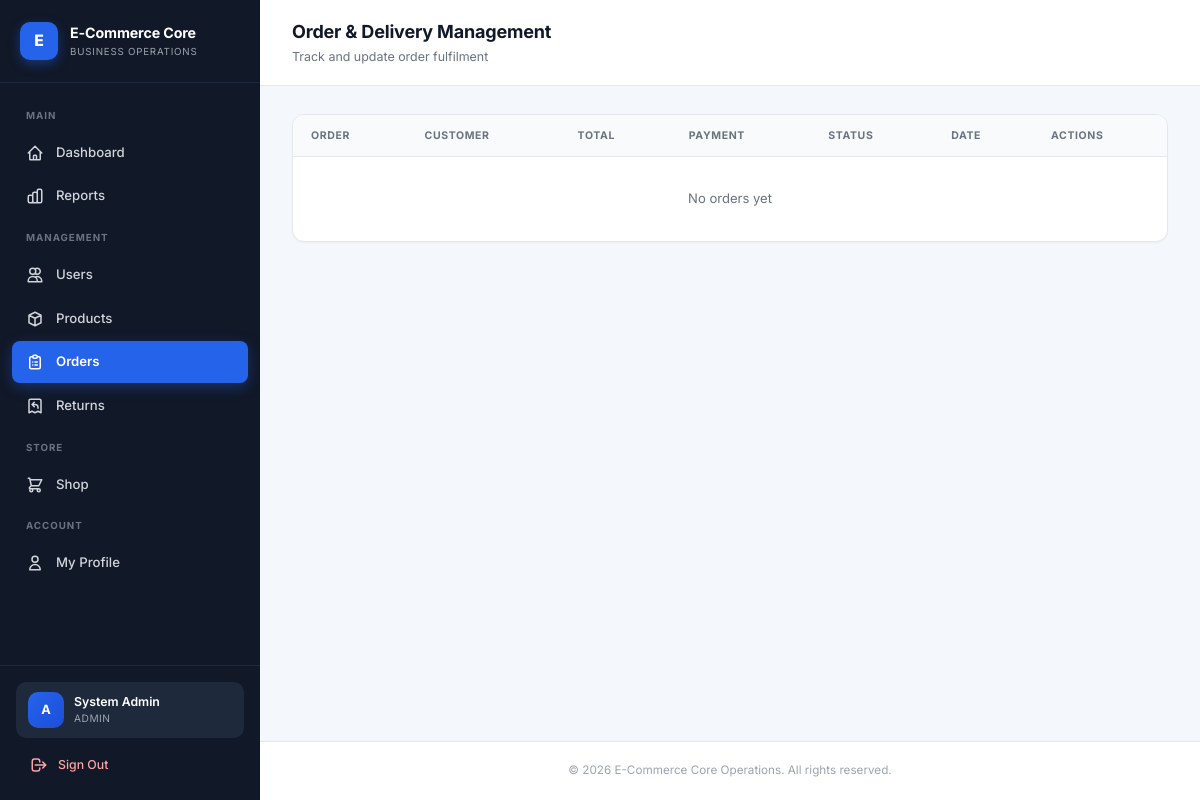
/modules/orders.php (signed in), run on an earlier commit of the app's database.
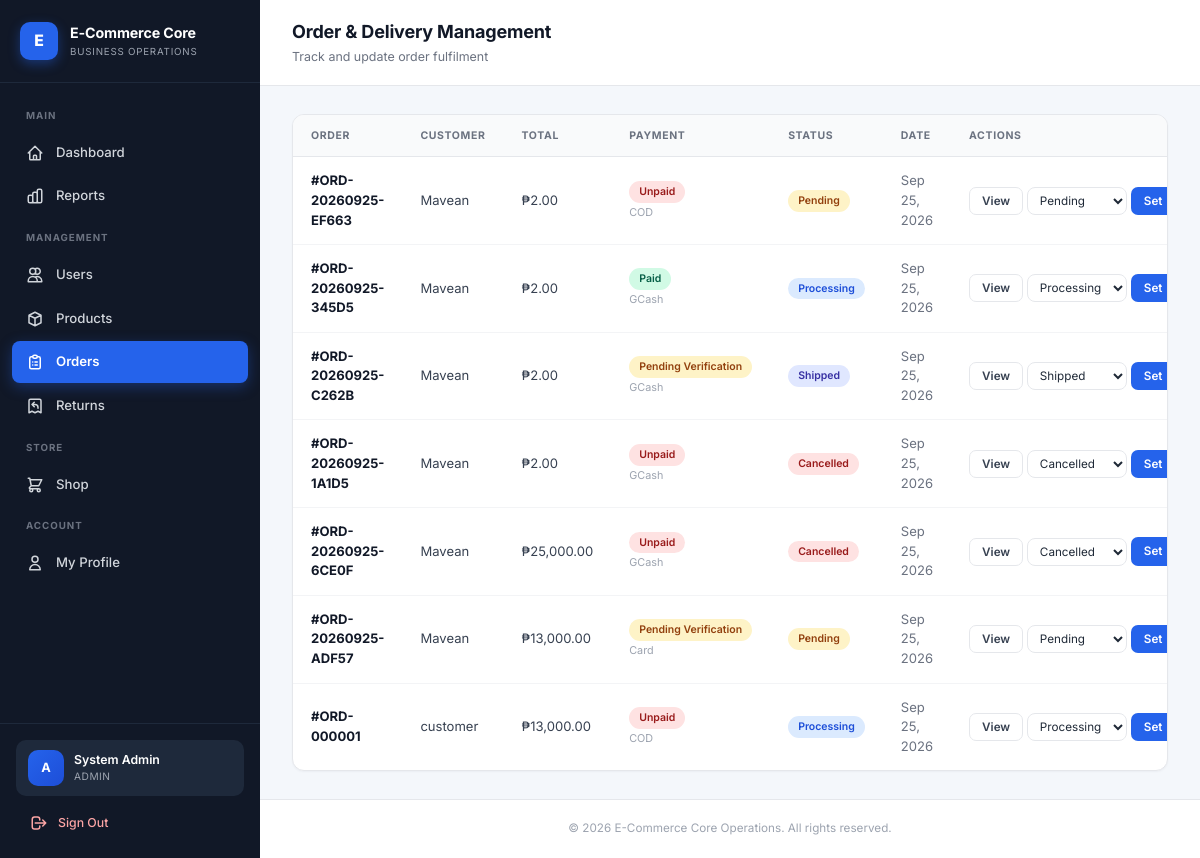
And on a later commit of the database.
### tables this page shows
CREATE TABLE `orders` (
  `id` int(11) NOT NULL,
  `order_number` varchar(20) DEFAULT NULL,
  `user_id` int(11) NOT NULL,
  `total_amount` decimal(10,2) NOT NULL,
  `status` enum('pending','processing','shipped','delivered','cancelled','returned') DEFAULT 'pending',
  `shipping_address` text DEFAULT NULL,
  `contact_phone` varchar(20) DEFAULT NULL,
  `notes` text DEFAULT NULL,
  `payment_method` varchar(50) DEFAULT 'COD',
  `delivery_option` varchar(50) DEFAULT 'standard',
  `delivery_fee` decimal(10,2) DEFAULT 0.00,
  `payment_status` enum('unpaid','pending_verification','paid','refunded') DEFAULT 'unpaid',
  `payment_reference` varchar(100) DEFAULT NULL,
  `payment_proof` varchar(255) DEFAULT NULL,
  `paid_at` datetime DEFAULT NULL,
  `created_at` timestamp NOT NULL DEFAULT current_timestamp()
);

CREATE TABLE `users` (
  `id` int(11) NOT NULL,
  `username` varchar(50) NOT NULL,
  `email` varchar(100) NOT NULL,
  `phone` varchar(20) DEFAULT NULL,
  `address` text DEFAULT NULL,
  `city` varchar(80) DEFAULT NULL,
  `province` varchar(80) DEFAULT NULL,
  `postal_code` varchar(10) DEFAULT NULL,
  `password` varchar(255) NOT NULL,
  `full_name` varchar(100) DEFAULT NULL,
  `role` enum('admin','product_manager','customer') DEFAULT 'customer',
  `status` enum('active','inactive') DEFAULT 'active',
  `email_verified` tinyint(1) DEFAULT 0,
  `profile_completed` tinyint(1) DEFAULT 0,
  `created_at` timestamp NOT NULL DEFAULT current_timestamp()
);

### includes/auth.php (called while the page is built, shortened)
<?php
if (!function_exists('e')) {
    function e($s) {
        return htmlspecialchars($s ?? '', ENT_QUOTES, 'UTF-8');
    }
}

### modules/orders.php (the view, shortened to what this page needs)
<?php
require_once __DIR__ . '/../includes/auth.php';
require_once __DIR__ . '/../config/db.php';
$orders = $pdo->query("SELECT o.*, u.username FROM orders o JOIN users u ON o.user_id=u.id ORDER BY o.id DESC")->fetchAll();
require_once __DIR__ . '/../includes/header.php';
?>
<div class="app-layout">
    <?php require __DIR__ . '/../includes/sidebar.php'; ?>
    <div class="main-wrapper">
        <header class="topbar">
            <div class="topbar-left">
                <div>
                    <h2>Order & Delivery Management</h2>
                    <p>Track and update order fulfilment</p>
                </div>
            </div>
        </header>
        <div class="page-body">
            <div class="card">
                <div class="table-wrapper">
                    <table>
                        <thead>
                            <tr>
                                <th>Order</th>
                                <th>Customer</th>
                                <th>Total</th>
                                <th>Payment</th>
                                <th>Status</th>
                                <th>Date</th>
                                <th>Actions</th>
                            </tr>
                        </thead>
                        <tbody>
                            <?php if (empty($orders)): ?>
                                <tr><td colspan="7" style="text-align:center;padding:32px;color:#6b7280;">No orders yet</td></tr>
                            <?php else: foreach ($orders as $o):
                                $colors = ['pending'=>'badge-yellow','processing'=>'badge-blue','shipped'=>'badge-indigo','delivered'=>'badge-green','cancelled'=>'badge-red','returned'=>'badge-gray'];
                                $pColors = ['unpaid'=>'badge-red','pending_verification'=>'badge-yellow','paid'=>'badge-green','refunded'=>'badge-blue'];
                            ?>
                            <tr>
                                <td><strong style="color:#111827;">#<?= e($o['order_number'] ?: $o['id']) ?></strong></td>
                                <td><?= e($o['username']) ?></td>
                                <td>₱<?= number_format($o['total_amount'], 2) ?></td>
                                <td>
                                    <span class="badge <?= $pColors[$o['payment_status']] ?? 'badge-gray' ?>"><?= ucwords(str_replace('_',' ',$o['payment_status'])) ?></span>
                                    <div style="color:#9ca3af;font-size:0.72rem;margin-top:2px;"><?= e($o['payment_method']) ?></div>
                                </td>
                                <td><span class="badge <?= $colors[$o['status']] ?>"><?= e(ucfirst($o['status'])) ?></span></td>
                                <td style="color:#6b7280;"><?= date('M j, Y', strtotime($o['created_at'])) ?></td>
                                <td style="white-space:nowrap;">
                                    <a href="?view=<?= $o['id'] ?>" class="btn btn-secondary btn-sm">View</a>
                                    <form method="POST" style="display:inline-flex;gap:4px;align-items:center;">
                                        <select name="status" class="form-select" style="padding:5px 8px;font-size:0.78rem;width:auto;">
                                            <?php foreach (['pending','processing','shipped','delivered','cancelled'] as $s): ?>
                                                <option value="<?= $s ?>" <?= $s===$o['status']?'selected':'' ?>><?= ucfirst($s) ?></option>
                                            <?php endforeach; ?>
                                        </select>
                                        <button type="submit" name="update_status" class="btn btn-primary btn-sm">Set</button>
                                    </form>
                                </td>
                            </tr>
                            <?php endforeach; endif; ?>
                        </tbody>
                    </table>
                </div>
            </div>
        </div>
        <?php require __DIR__ . '/../includes/footer.php'; ?>

What changed in the data, as far as the page shows it:
added orders: order_number "ORD-20260925-EF663", user.username "Mavean", total_amount "2.00", payment_status "Unpaid", payment_method "COD", status "Pending", created_at "Sep 25, 2026"
added orders: order_number "ORD-20260925-345D5", user.username "Mavean", total_amount "2.00", payment_status "Paid", payment_method "GCash", status "Processing", created_at "Sep 25, 2026"
added orders: order_number "ORD-20260925-C262B", user.username "Mavean", total_amount "2.00", payment_status "Pending Verification", payment_method "GCash", status "Shipped", created_at "Sep 25, 2026"
added orders: order_number "ORD-20260925-1A1D5", user.username "Mavean", total_amount "2.00", payment_status "Unpaid", payment_method "GCash", status "Cancelled", created_at "Sep 25, 2026"
added orders: order_number "ORD-20260925-6CE0F", user.username "Mavean", total_amount "25,000.00", payment_status "Unpaid", payment_method "GCash", status "Cancelled", created_at "Sep 25, 2026"
added orders: order_number "ORD-20260925-ADF57", user.username "Mavean", total_amount "13,000.00", payment_status "Pending Verification", payment_method "Card", status "Pending", created_at "Sep 25, 2026"
added orders: order_number "ORD-000001", user.username "customer", total_amount "13,000.00", payment_status "Unpaid", payment_method "COD", status "Processing", created_at "Sep 25, 2026"
Also different on the page:
text no longer shown: "No orders yet"
